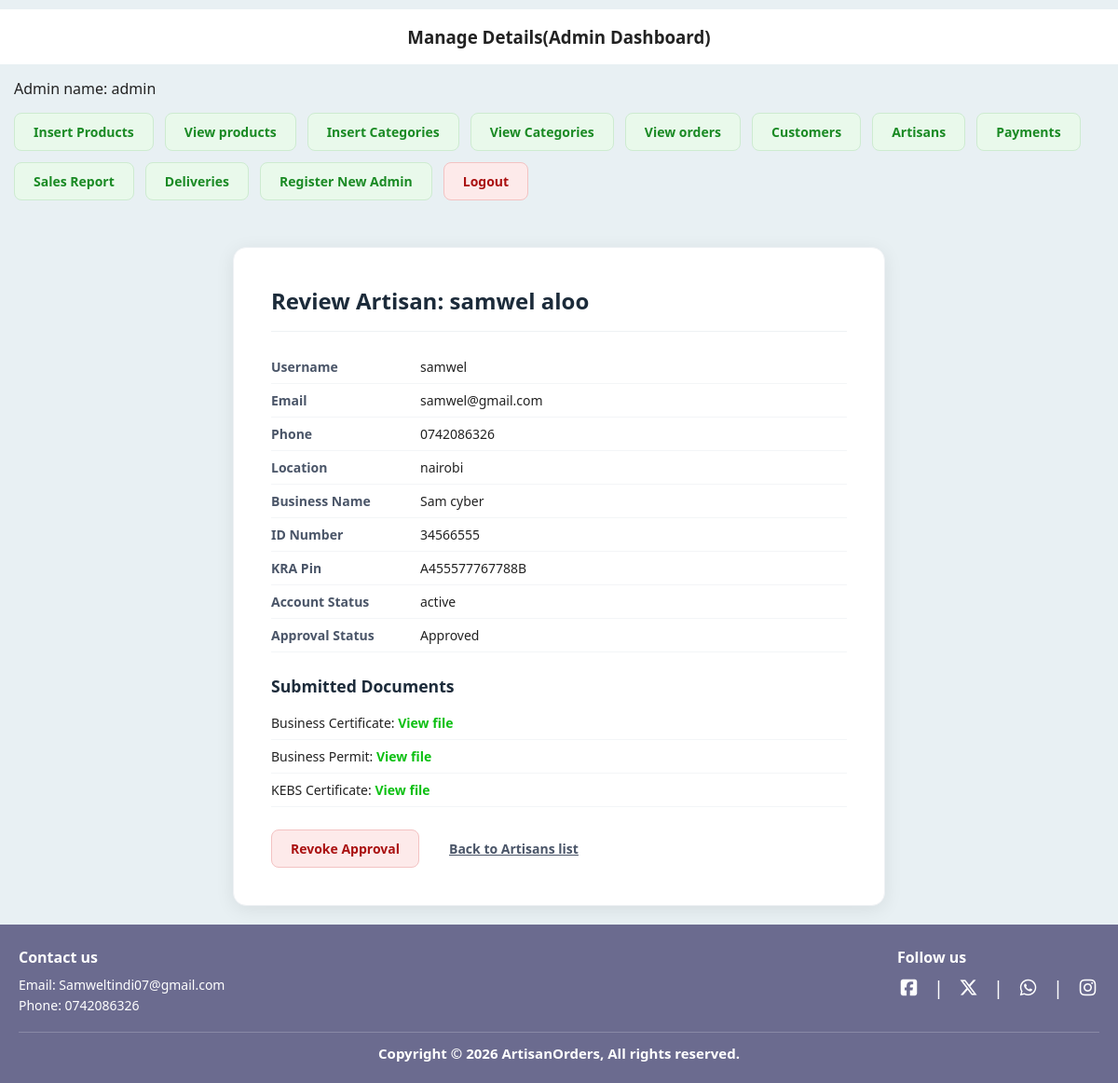
/Admin/index.php?review_artisan=1 (signed in), run on the app's committed database.
### tables this page shows
CREATE TABLE `artisans` (
  `artisan_id` int(11) NOT NULL,
  `full_name` varchar(255) NOT NULL,
  `username` varchar(255) NOT NULL,
  `email` varchar(255) NOT NULL,
  `phone_number` varchar(255) NOT NULL,
  `password` varchar(255) NOT NULL,
  `location` varchar(150) NOT NULL,
  `business_name` varchar(255) NOT NULL,
  `id_number` varchar(20) NOT NULL,
  `kra` varchar(150) NOT NULL,
  `business_certificate` varchar(150) NOT NULL,
  `business_permit` varchar(150) NOT NULL,
  `kebs` varchar(150) NOT NULL,
  `bank_no` varchar(150) NOT NULL,
  `artisan_ip` varchar(100) NOT NULL,
  `status` enum('active','suspended') NOT NULL DEFAULT 'active',
  `approved` tinyint(1) NOT NULL DEFAULT 0
);

### Admin/review_artisan.php (the view, shortened to what this page needs)
<?php
$artisan_id = (int) $_GET['review_artisan'];
$stmt = mysqli_prepare($conn, "select * from artisans where artisan_id=?");
mysqli_stmt_bind_param($stmt, "i", $artisan_id);
mysqli_stmt_execute($stmt);
$result = mysqli_stmt_get_result($stmt);
$artisan = mysqli_fetch_assoc($result);
?>
<div class="products-card">
<h2>Review Artisan: <?php echo htmlspecialchars($artisan['full_name']); ?></h2>
<div class="detail-row"><strong>Username</strong> <?php echo htmlspecialchars($artisan['username']); ?></div>
<div class="detail-row"><strong>Email</strong> <?php echo htmlspecialchars($artisan['email']); ?></div>
<div class="detail-row"><strong>Phone</strong> <?php echo htmlspecialchars($artisan['phone_number']); ?></div>
<div class="detail-row"><strong>Location</strong> <?php echo htmlspecialchars($artisan['location']); ?></div>
<div class="detail-row"><strong>Business Name</strong> <?php echo htmlspecialchars($artisan['business_name']); ?></div>
<div class="detail-row"><strong>ID Number</strong> <?php echo htmlspecialchars($artisan['id_number']); ?></div>
<div class="detail-row"><strong>KRA Pin</strong> <?php echo htmlspecialchars($artisan['kra']); ?></div>
<div class="detail-row"><strong>Account Status</strong> <?php echo htmlspecialchars($artisan['status']); ?></div>
<div class="detail-row"><strong>Approval Status</strong> <?php echo $artisan['approved'] == 1 ? 'Approved' : 'Pending review'; ?></div>
<h3>Submitted Documents</h3>
<ul class="doc-list">
    <li>Business Certificate:
        <?php if (!empty($artisan['business_certificate'])): ?>
            <a href="../Artisans/images/<?php echo htmlspecialchars($artisan['business_certificate']); ?>" target="_blank">View file</a>
        <?php else: ?>
            <span style="color:#a11;">Not uploaded</span>
        <?php endif; ?>
    </li>
    <li>Business Permit:
        <?php if (!empty($artisan['business_permit'])): ?>
            <a href="../Artisans/images/<?php echo htmlspecialchars($artisan['business_permit']); ?>" target="_blank">View file</a>
        <?php else: ?>
            <span style="color:#a11;">Not uploaded</span>
        <?php endif; ?>
    </li>
    <li>KEBS Certificate:
        <?php if (!empty($artisan['kebs'])): ?>
            <a href="../Artisans/images/<?php echo htmlspecialchars($artisan['kebs']); ?>" target="_blank">View file</a>
        <?php else: ?>
            <span style="color:#a11;">Not uploaded</span>
        <?php endif; ?>
    </li>
</ul>
<div class="review-actions">
<?php if($artisan['approved'] !=1): ?>
    <a href="./index.php?approve_artisan=<?php echo (int) $artisan['artisan_id'];?>"
        class="btn-approve"
        onclick="return confirm('Approve this artisan? Confirm you have reviewed their documents.');">
        Approve Artisan
    </a>
    <?php else:?>
    <a href="./index.php?revoke_artisan=<?php echo (int) $artisan['artisan_id']; ?>"
        class="btn-revoke"
        onclick="return confirm('Revoke this artisan\'s approval?');">
        Revoke Approval
    </a>
<?php endif;?>
<a href="./index.php?view_artisans" class="btn-back">Back to Artisans list</a>
</div>
</div>

### style.css (style rules this page uses)
:root { --background-green: #60f378; --text-gray: #555; --footer-purple:#6b6b8f; --card-gray: #d9d9d9; --border: #e2e6ea; --navy: #14213d; --navy-soft: #2a3a5c; --teal: #0f8d2e; --teal--tint: #07f6f6; --text-muted: #6b7280; --danger: #c1443a; --teal-dark: #0b6b6d; }
*,*::before, *::after { box-sizing: border-box; margin: 0; padding: 0; }
body { font-family: system-ui, -apple-system, BlinkMacSystemFont,"Segoe UI",Roboto, Arial, Helvetica, sans-serif; background: var(--background-green); background-color: #60f378; color: #222; }
a { text-decoration: none; }

### Admin/index.php (style rules this page uses)
body { background-color: #E8F0F3; }

### Admin/review_artisan.php (style rules this page uses)
.products-card { max-width: 700px; margin: 20px auto; padding: 40px; background: #ffffff; border-radius: 14px; box-shadow: 0 4px 20px rgba(0,0,0,0.08); border: 1px solid #eef1f4; }
.products-card h2 { color: #1c2b3a; font-size: 1.5rem; font-weight: 700; border-bottom: 1px solid #eef1f4; padding-bottom: 16px; margin: 0 0 20px 0; }
.products-card h3 { color: #1c2b3a; font-size: 1.1rem; margin-top: 24px; margin-bottom: 10px; }
.detail-row { display: flex; padding: 8px 0; border-bottom: 1px solid #f3f5f7; font-size: 14px; }
.detail-row strong { width: 160px; flex-shrink: 0; color: #4a5568; }
.doc-list { list-style: none; padding: 0; margin: 0; }
.doc-list li { padding: 8px 0; border-bottom: 1px solid #f3f5f7; font-size: 14px; }
.doc-list a { color: #0cc012; font-weight: 600; text-decoration: none; }
.review-actions { margin-top: 24px; display: flex; gap: 12px; align-items: center; flex-wrap: wrap; }
.btn-approve, .btn-revoke, .btn-back { display: inline-block; padding: 10px 20px; font-size: 14px; font-weight: 600; text-align: center; text-decoration: none; border: 1px solid transparent; border-radius: 8px; cursor: pointer; }
.btn-revoke { background-color: #fdeaea; border-color: #f3c2c2; color: #a11; }
.btn-back { background: none; border: none; color: #4a5568; text-decoration: underline; }

### data on the page
artisans: full_name "samwel aloo", username "samwel", email "samwel@gmail.com", phone_number "0742086326", location "nairobi", business_name "Sam cyber", id_number "34566555", kra "A455577767788B", status "active"

### other printed values
$_SESSION['username'] "admin"
